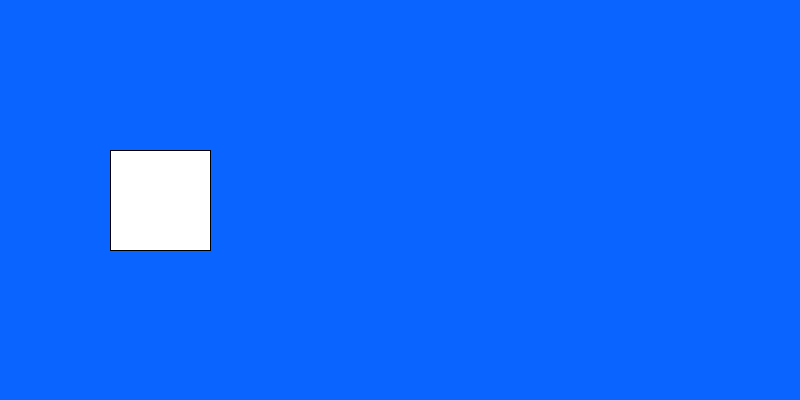
Frame 1 (no input)
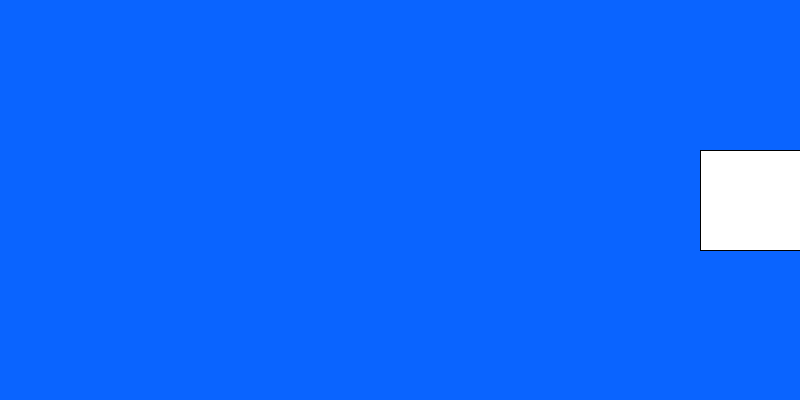
Frame 60 (the mouse pressed at the canvas centre just before this capture)
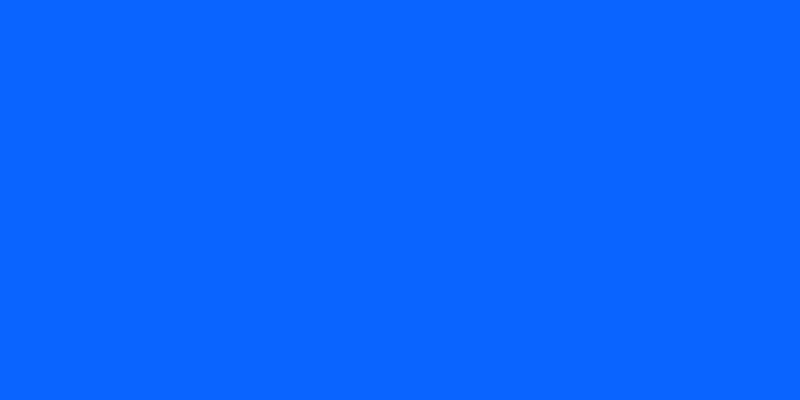
Frame 120 (the mouse held since frame 60 and released just before this capture)

The Processing sketch that drew these frames (run headless with seeded random() and noise(); from frame 60 on, the mouse is pressed at the canvas centre):

// Processing sketch: session1
// ── session1.pde
// prepare things once
int x;
void setup() {
  size(800, 400);
  x = 100;
}

// repeat commands until sketch is closed
void draw() {
  background(10, 100, 255);
  x = x + 10;
  rect(x,200-50,100,100);
}
